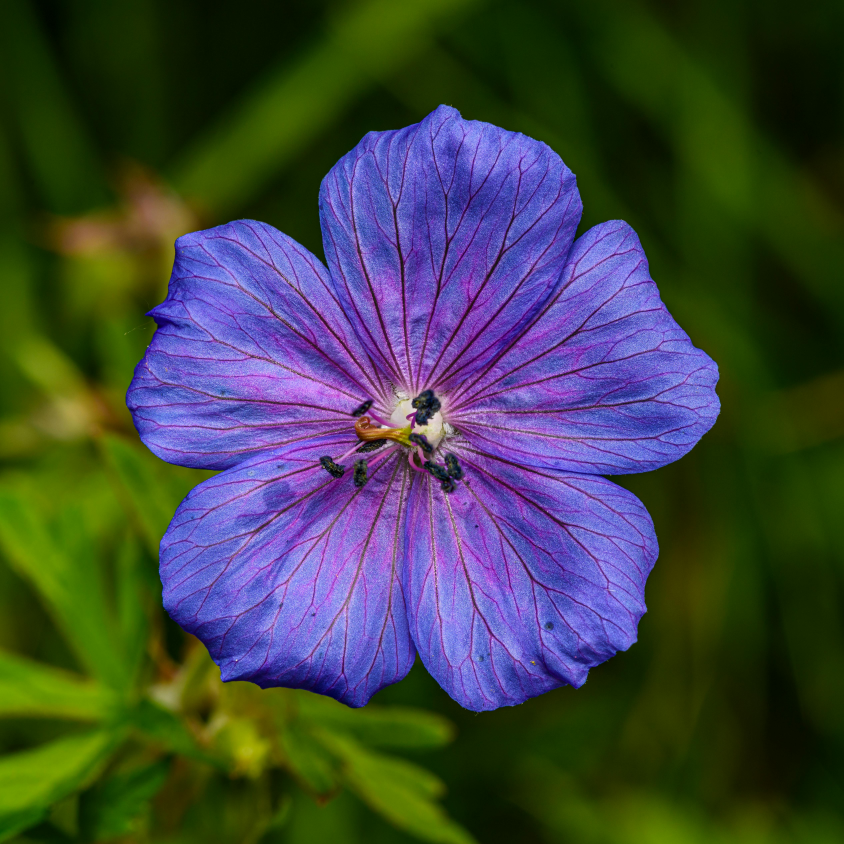
#> input picture color_spaces/patches.jpg, 5064 x 5064 px (shown at 1/6 size)
$ python test_script.py
#> lines starting #> are read from the running program, lines starting #| are printed output that depends on the picture
### color_spaces/img_transforms.py
import numpy as np
from numpy.lib import stride_tricks
import color_space_test as color_space

def random_crop(img, size):
    """
    Perform a random crop of the given size on the image.

    Parameters:
    img (numpy.ndarray): Input image as a numpy array.
    size (int): Size of the crop.

    Returns:
    numpy.ndarray: Cropped image.
    """
    img_height, img_width = img.shape[:2]

    if size > min(img_height, img_width):
        raise ValueError("Crop size is larger than the smallest dimension of the image.")

    # Calculate the maximum possible starting positions for the crop
    max_start_y = img_height - size
    max_start_x = img_width - size

    # Generate random starting positions for the crop
    start_y = np.random.randint(0, max_start_y + 1)
    start_x = np.random.randint(0, max_start_x + 1)

    # Crop the image
    cropped_img = img[start_y:start_y + size, start_x:start_x + size]

    return cropped_img

# [29 lines left out: function extract_patches, not called in this run]

import numpy as np

# [71 lines left out: functions resize_img, color_jitter, not called in this run]

### color_spaces/test_script.py
import img_transforms as transforms
import create_img_pyramid as pyramid
import numpy as np
from PIL import Image

# Define the load_image and save_image functions here

def main():
    # Ask the user for the path to the image
    image_path = input("Enter the path to the image: ")
#> the answer given: patches.jpg
    img = load_image(image_path)

    while True:
        # Display the menu
        print("\nChoose an option:")
        print("1. Test random crop")
        print("2. Test extract patches")
        print("3. Test resize image")
        print("4. Test color jitter")
        print("5. Create image pyramid")
        print("6. Exit")

        choice = input("Enter your choice: ")

        if choice == "1":
            # Test random crop
            size = int(input("Enter the crop size: "))
            new_img = transforms.random_crop(img, size)
            save_image(new_img, "random_crop.jpg")
            print("Image saved as random_crop.jpg")

        elif choice == "2":
            # Test extract patches
            num_patches = int(input("Enter the number of patches: "))
            patches = transforms.extract_patches(img, num_patches)
            # Save each patch
            for i, patch in enumerate(patches):
                save_image(patch, f"patch_{i}.jpg")
            print("Patches extracted")

        elif choice == "3":
            # Test resize image
            factor = float(input("Enter the scale factor: "))
            new_img = transforms.resize_img(img, factor)
            Image.fromarray(new_img.astype(np.uint8)).save("resized_image.jpg")
            #save_image(new_img, "resized_image.jpg")
            print("Image resized and saved as resized_image.jpg")

        elif choice == "4":
            # Test color jitter
            hue = float(input("Enter the maximum hue modification: "))
            saturation = float(input("Enter the maximum saturation modification: "))
            value = float(input("Enter the maximum value modification: "))
            new_img = transforms.color_jitter(img, hue, saturation, value)
            save_image(new_img, "color_jitter.jpg")
            print("Color jitter applied and image saved as color_jitter.jpg")

        elif choice == "5":
            # Create image pyramid
            pyramid_height = int(input("Enter the pyramid height: "))
            pyramid.create_image_pyramid(img, pyramid_height)
            print("Image pyramid created")

        elif choice == "6":
            # Exit the program
            break

        else:
            print("Invalid choice. Please try again.")

def load_image(file_path):
#> called with file_path = 'patches.jpg'
    return np.array(Image.open(file_path))
#> returned value is the input picture: shape (5064, 5064, 3); mean R, G, B 64.2, 69.8, 66.6
#> the loop in main, `while True:` made 3 passes; the answer given on pass 1: 1
#> pass 1, in random_crop, `cropped_img = img[start_y:start_y + size, start_x:start_x + size]`:
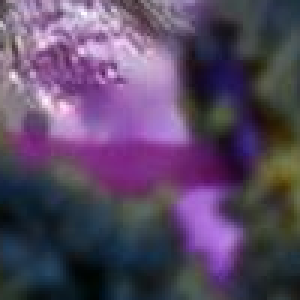
#> cropped_img: shape (100, 100, 3) (shown 3 times larger); mean R, G, B 89.1, 71.9, 99.9
#> pass 2, in random_crop (call 2), `cropped_img = img[start_y:start_y + size, start_x:start_x + size]`:
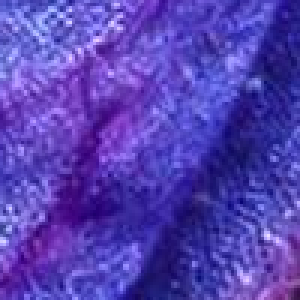
#> cropped_img: shape (100, 100, 3) (shown 3 times larger); mean R, G, B 84.8, 64.5, 179.2

def save_image(image, file_path):
    Image.fromarray(image).save(file_path)


if __name__ == "__main__":
#> (the run stopped early here; a loop or call above may not have finished)

$ run again, on hog_sift_feat_extraction/Rainier2.png
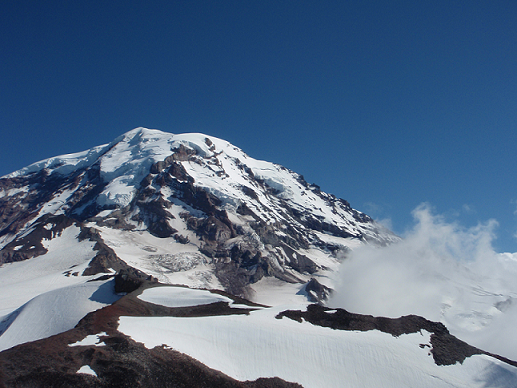
#> input picture hog_sift_feat_extraction/Rainier2.png, 517 x 388 px
#> in load_image, returned value is the input picture: shape (388, 517, 4); mean R, G, B, A 86, 107.9, 134.4, 255
#> the loop in main, `while True:` made 3 passes; the answer given on pass 1: 1
#> pass 1, in random_crop, `cropped_img = img[start_y:start_y + size, start_x:start_x + size]`:
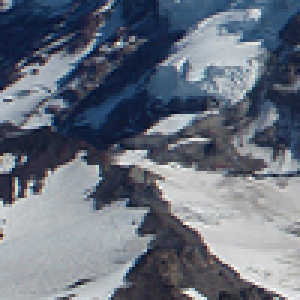
#> cropped_img: shape (100, 100, 4) (shown 3 times larger); mean R, G, B, A 104.5, 112.4, 125.6, 255
#> pass 2, in random_crop (call 2), `cropped_img = img[start_y:start_y + size, start_x:start_x + size]`:
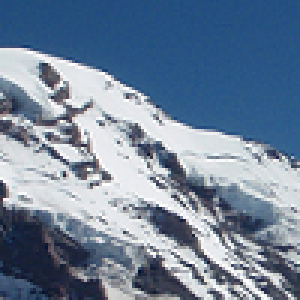
#> cropped_img: shape (100, 100, 4) (shown 3 times larger); mean R, G, B, A 113.7, 132.2, 154.4, 255
